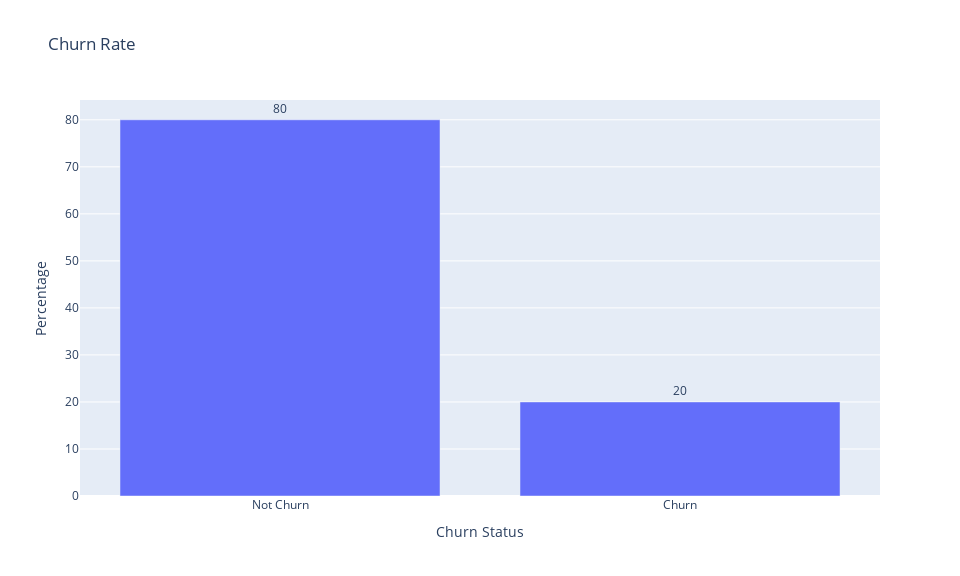

Notebook code for this chart:
### Code cell
# Calculate Churn Rate
churn_rate = (100 * round(cus_churn['ChurnStatus'].value_counts(normalize=True), 2)).reset_index()
churn_rate['ChurnStatus'] = churn_rate['ChurnStatus'] .replace(
    {0: 'Not Churn',
     1: 'Churn',}
)
fig = px.bar(
    data_frame=churn_rate,
    x='ChurnStatus',
    y='proportion',
    title='Churn Rate',
)
fig.update_layout(
    yaxis_title='Percentage',
    xaxis_title='Churn Status',
    width=960, height=576,
)
fig.update_traces(text=churn_rate['proportion'], textposition='outside')
fig.show()

### Figure 1 — Plotly figure (JSON) as saved in the notebook; plotly's stock layout.template omitted (floating-point values rounded to 4 significant figures)
{"data": [{"alignmentgroup": "True", "hovertemplate": "ChurnStatus=%{x}<br>proportion=%{y}<extra></extra>", "legendgroup": "", "marker": {"color": "#636efa", "pattern": {"shape": ""}}, "name": "", "offsetgroup": "", "orientation": "v", "showlegend": false, "textposition": "outside", "x": ["Not Churn", "Churn"], "xaxis": "x", "y": [80.0, 20.0], "yaxis": "y", "type": "bar", "text": [80.0, 20.0]}], "layout": {"xaxis": {"anchor": "y", "domain": [0.0, 1.0], "title": {"text": "Churn Status"}}, "yaxis": {"anchor": "x", "domain": [0.0, 1.0], "title": {"text": "Percentage"}}, "legend": {"tracegroupgap": 0}, "title": {"text": "Churn Rate"}, "barmode": "relative", "width": 960, "height": 576}}
